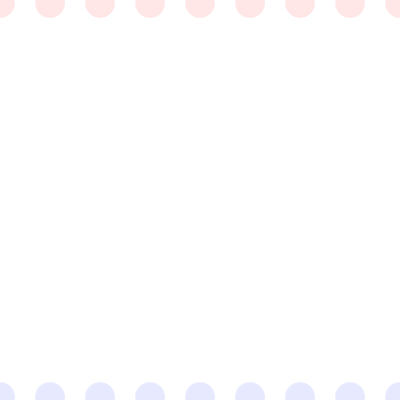
Frame 1 (no input)
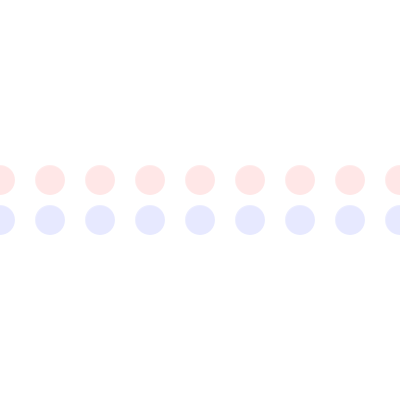
Frame 60 (the mouse pressed at the canvas centre just before this capture)
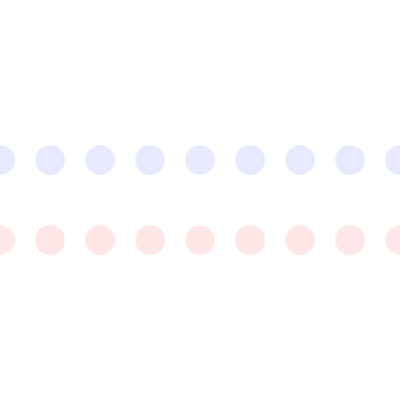
Frame 120 (the mouse held since frame 60 and released just before this capture)

The Processing sketch that drew these frames (run headless with seeded random() and noise(); from frame 60 on, the mouse is pressed at the canvas centre):

// Processing sketch: processing_42790
// ── processing_42790.pde

int x=0;


int y=0;
int y2=400;
int speedY=3;


int a=30;
int b=30;


void setup()
{
  size(400, 400);
  smooth();
  stroke(255,50);
}

void draw() {
  background(255);
  //avanza elissi
  y =y + speedY;
  y2 =y2-speedY;
  //disegna elissi 
  fill(#FC3636, 30);
  for (int x=0; x<=width; x=x+50) { 
    ellipse(x, y, a, b);
  }

  fill(#3641FC, 30);
  for (int x=0; x<=width; x=x+50) { 
    ellipse(x, y2, a, b);
  }

  //stop a 300 px
  if (y >= 300 || y<0) {
    speedY=speedY * -1;
  }

  //up
  if (keyPressed == true && keyCode == UP) {
    if (y < height) {

      a=a+speedY;
    }
  }
  //down
  if (keyPressed == true && keyCode == DOWN) {
    if (y < height) {

      b=b+speedY;
    }
  }
//limite grandezza elissi  
  if(a>300 || b>300){
  a=30;
  b=30;
  }
  
  
}
